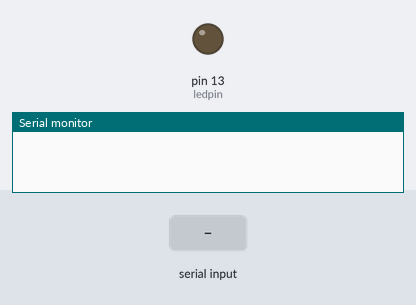
Recording of a sketch running on a simulated Arduino Uno, built with avr-gcc and run on an emulated ATmega328P. Parts: output pins drawn as LEDs (lit = HIGH), the last lines printed to the serial monitor. The test bench sets the inputs (shaded band).

Above: at 1.2 s.
1.3 s: "R" received over Serial
At 1.9 s:
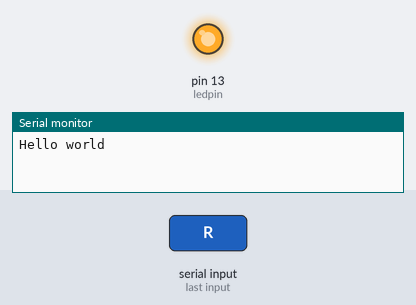
Timing chart, 0 to 4.3 s (numbered marks = the images above; inputs shaded):
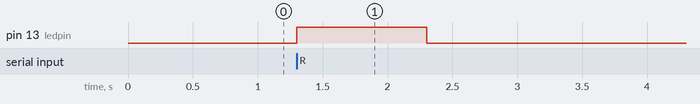

The sketch:

blinkonR.ino
```cpp
int val;
int ledpin = 13;

void setup() {
  Serial.begin(9600);
  pinMode(ledpin,OUTPUT);

}

void loop() {
  val = Serial.read();
  if(val == 'R') {
    digitalWrite(ledpin,HIGH);
    Serial.println("Hello world");
    delay(1000);
    digitalWrite(ledpin,LOW);
  }
}
```

Measured:
- after the input at 1.3 s, pin 13 (ledpin): LOW → HIGH at once, → LOW 1.0 s later
